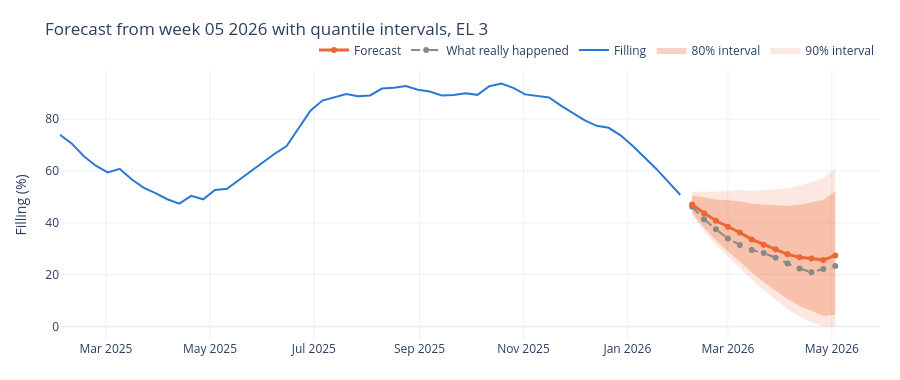

Notebook cell for this chart:
### Code cell
# an example: the forecast from one week in the past, with the quantile bands and what really happened
origin = origins[-8]
start = origin - pd.DateOffset(years=20)
fc = fu.forecast_window(data, start, origin, 13)
bands = fu.quantile_bands(data, start, origin, 13)
past = data["filling"].loc[origin - pd.DateOffset(years=1):origin]
actual = data["filling"].reindex(fc.index)

fig = go.Figure()
for level, opacity in [(0.9, 0.15), (0.8, 0.3)]:
    lo, hi = bands[level]
    fig.add_scatter(x=fc.index, y=(fc + hi).clip(upper=100), mode="lines", line=dict(width=0), showlegend=False, hoverinfo="skip")
    fig.add_scatter(x=fc.index, y=(fc + lo).clip(lower=0), mode="lines", line=dict(width=0), fill="tonexty",
                    fillcolor=f"rgba(235,104,52,{opacity})", name=f"{level:.0%} interval", hoverinfo="skip")
fig.add_scatter(x=past.index, y=past, name="Filling", line=dict(color="#2a78d6", width=2))
fig.add_scatter(x=actual.index, y=actual, name="What really happened", line=dict(color="#8a8984", width=2, dash="dash"))
fig.add_scatter(x=fc.index, y=fc, name="Forecast", line=dict(color="#eb6834", width=3))
fig.update_layout(title=f"Forecast from week {origin:%V} {origin:%G} with quantile intervals, {AREA}", yaxis_title="Filling (%)",
                  template="plotly_white", width=900, height=380, hovermode="x unified", margin=dict(l=60, r=20, t=70, b=40),
                  legend=dict(orientation="h", y=1.02, x=1, xanchor="right", yanchor="bottom"))
fig.update_traces(hovertemplate="%{y:.1f} %")
fig.show()
